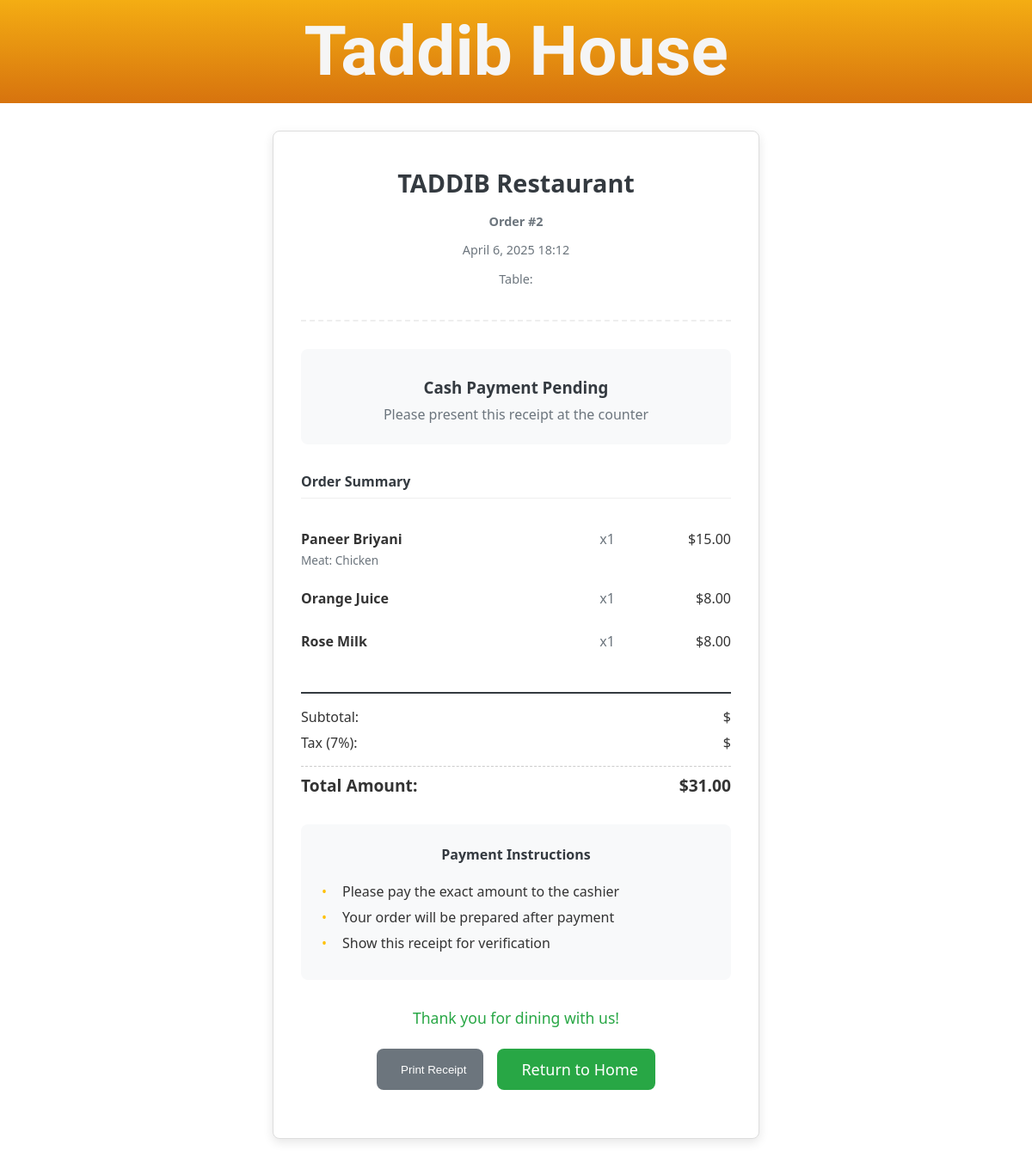
Screenshot of /order/2/payment/cash-receipt/ with the database file from the repository.
### order/models.py (models this page shows, shortened)
class Order(models.Model):
    table = models.ForeignKey(Table, on_delete=models.CASCADE, related_name='orders')
    date_ordered = models.DateTimeField(auto_now_add=True)
    STATUS_CHOICES = [
        ('Pending', 'Pending'),
        ('Completed', 'Completed'),
    ]
    status = models.CharField(max_length=50, choices=STATUS_CHOICES, default='Pending')
    def get_total(self):
        return sum(item.total_price for item in self.order_items.all())
    kitchen_status_choices = [
        ('Waiting', 'Waiting'),
        ('None', 'None'),
        ('Ready', 'Ready'),
    ]
    kitchen_status = models.CharField(max_length=50, choices=kitchen_status_choices, default='Waiting')
    bar_status = models.CharField(max_length=50, choices=kitchen_status_choices, default='Waiting')

class Payment(models.Model):
    PAYMENT_METHODS = [
        ('card', 'Credit/Debit Card'),
        ('cash', 'Cash'),
        ('paynow', 'PayNow'),
    ]
    STATUS_CHOICES = [
        ('pending', 'Pending'),
        ('completed', 'Completed'),
        ('failed', 'Failed'),
        ('refunded', 'Refunded'),
    ]
    order = models.ForeignKey(Order, on_delete=models.CASCADE, related_name='payments', null=True, blank=True)
    amount = models.DecimalField(max_digits=10, decimal_places=2, null=True, blank=True)
    status = models.CharField(max_length=20, choices=STATUS_CHOICES, default='pending')
    payment_method = models.CharField(max_length=20, choices=PAYMENT_METHODS, null=True, blank=True)
    stripe_charge_id = models.CharField(max_length=100, blank=True, null=True)
    customer_phone = models.CharField(max_length=20, blank=True, null=True)
    timestamp = models.DateTimeField(auto_now_add=True, null=True, blank=True)
    qr_code = models.ImageField(upload_to='paynow_qr/', blank=True, null=True)
    billing_email = models.EmailField(blank=True, null=True)
    notes = models.TextField(blank=True, null=True)
    class Meta:
        ordering = ['-timestamp']
        verbose_name = 'Payment'
        verbose_name_plural = 'Payments'

class OrderItem(models.Model):
    order = models.ForeignKey(Order, on_delete=models.CASCADE, related_name='order_items')
    selection = models.ForeignKey(Selection, on_delete=models.CASCADE)
    quantity = models.PositiveIntegerField(default=1)
    total_price = models.DecimalField(max_digits=10, decimal_places=2, editable=False)

class Selection(models.Model):
    item = models.ForeignKey(Item, on_delete=models.CASCADE, related_name='selections')
    meat_option = models.ForeignKey(MeatOption, on_delete=models.SET_NULL, null=True, blank=True)
    spicy_level = models.ForeignKey(SpicyLevel, on_delete=models.SET_NULL, null=True, blank=True)

class Item(models.Model):
    name = models.CharField(max_length=100)
    description = models.TextField(null=True, blank=True)
    category = models.ForeignKey(Category, on_delete=models.CASCADE, related_name='items')
    image = models.ImageField(blank=True, null=True)
    base_price = models.DecimalField(max_digits=6, decimal_places=2)
    has_meat_options = models.BooleanField(default=False)
    has_spicy_options = models.BooleanField(default=False)

class MeatOption(models.Model):
    name = models.CharField(max_length=50, unique=True)
    extra_cost = models.DecimalField(max_digits=5, decimal_places=2, default=0.00)

### order/views.py (the view)
# urls.py: path('order/<int:order_id>/payment/cash-receipt/', views.cash_receipt, name='cash_receipt'),
def cash_receipt(request, order_id):
    order = get_object_or_404(Order, pk=order_id)
    payment = get_object_or_404(Payment, order=order, payment_method='cash')
    return render(request, 'order/payment/cash_receipt.html', {
        'order': order,
        'payment': payment
    })

### order/templates/order/payment/cash_receipt.html (shortened to what this page needs)
{% extends "order/base.html" %}
{% block content %}
<div class="cash-receipt-container">
    <div class="receipt-header">
        <div class="restaurant-logo">
            <h2>TADDIB Restaurant</h2>
        </div>
        <div class="receipt-meta">
            <p><strong>Order #{{ order.id }}</strong></p>
            <p>{{ payment.timestamp|date:"F j, Y H:i" }}</p>
            <p>Table: {{ order.table.number }}</p>
        </div>
    </div>
    <div class="receipt-body">
        <div class="payment-method">
            <h3>Cash Payment Pending</h3>
            <p class="payment-note">Please present this receipt at the counter</p>
        </div>
        <div class="order-summary">
            <h4 class="section-title">Order Summary</h4>
            <table class="order-items">
                {% for item in order.order_items.all %}
                <tr>
                    <td class="item-details">
                        <div class="item-name">
                            <strong>{{ item.selection.item.name }}</strong>
                            <span class="item-quantity">x{{ item.quantity }}</span>
                        </div>
                        <div class="item-options">
                            {% if item.selection.item.has_meat_options %}
                                <div>Meat: {{ item.selection.meat_option.name|default:"None" }}</div>
                            {% endif %}
                        </div>
                    </td>
                    <td class="item-price">${{ item.total_price }}</td>
                </tr>
                {% endfor %}
            </table>
        </div>
        <div class="total-amount">
            <div class="total-line">
                <span>Subtotal:</span>
                <span>${{ order.get_subtotal }}</span>
            </div>
            <div class="total-line">
                <span>Tax (7%):</span>
                <span>${{ order.get_tax }}</span>
            </div>
            <div class="total-line grand-total">
                <span>Total Amount:</span>
                <span>${{ order.get_total }}</span>
            </div>
        </div>
        <div class="payment-instructions">
            <h4>Payment Instructions</h4>
            <ul>
                <li>Please pay the exact amount to the cashier</li>
                <li>Your order will be prepared after payment</li>
                <li>Show this receipt for verification</li>
            </ul>
        </div>
    </div>
    <div class="receipt-footer">
        <p class="thank-you">Thank you for dining with us!</p>
        <div class="receipt-actions">
            <button onclick="window.print()" class="btn btn-print">
                 Print Receipt
            </button>
            <a href="{% url 'table_view' %}" class="btn btn-primary">
                 Return to Home
            </a>
        </div>
    </div>
</div>
{% endblock %}

### order/static/css/style.css (style rules this page uses)
body { font-family: Arial, sans-serif; margin: 0; padding: 10px; display: flex; flex-direction: column; height: 100vh; }
.base-container a { color: white; font-size: 18px; text-decoration: none; }
html { scroll-behavior: smooth; }
h2 { color: #444; text-align: center; }
h3 { color: #555; }

### order/templates/order/payment/cash_receipt.html (style rules this page uses)
:root { --primary-color: #28a745; --secondary-color: #6c757d; --accent-color: #ffc107; --dark-color: #343a40; --light-color: #f8f9fa; --success-color: #28a745; --danger-color: #dc3545; --border-radius: 8px; --box-shadow: 0 4px 12px rgba(0,0,0,0.1); }
.cash-receipt-container { max-width: 500px; margin: 2rem auto; padding: 2rem; background: white; border: 1px solid #ddd; border-radius: var(--border-radius); box-shadow: var(--box-shadow); font-family: 'Segoe UI', Tahoma, Geneva, Verdana, sans-serif; color: #333; }
.receipt-header { text-align: center; margin-bottom: 2rem; padding-bottom: 1.5rem; border-bottom: 2px dashed #eee; }
.restaurant-logo { margin-bottom: 1rem; }
.receipt-header h2 { margin: 0.5rem 0; color: var(--dark-color); font-size: 1.8rem; }
.receipt-meta { margin-top: 1rem; font-size: 0.9rem; color: var(--secondary-color); }
.payment-method { text-align: center; margin: 2rem 0; padding: 1.5rem; background: #f8f9fa; border-radius: var(--border-radius); }
.payment-method h3 { margin: 0.5rem 0; color: var(--dark-color); }
.payment-note { color: var(--secondary-color); margin: 0; }
.section-title { margin-bottom: 1rem; padding-bottom: 0.5rem; border-bottom: 1px solid #eee; color: var(--dark-color); }
.order-items { width: 100%; margin: 1.5rem 0; border-collapse: collapse; }
.item-details { padding: 0.75rem 0; vertical-align: top; }
.item-name { display: flex; justify-content: space-between; margin-bottom: 0.25rem; }
.item-quantity { color: var(--secondary-color); font-weight: normal; }
.item-options { font-size: 0.85rem; color: var(--secondary-color); line-height: 1.4; }
.item-options div { margin-top: 0.25rem; }
.item-price { padding: 0.75rem 0; text-align: right; vertical-align: top; white-space: nowrap; }
.total-amount { margin: 2rem 0; padding-top: 1rem; border-top: 2px solid var(--dark-color); }
.total-line { display: flex; justify-content: space-between; margin-bottom: 0.5rem; }
.grand-total { font-size: 1.2rem; font-weight: bold; margin-top: 1rem; padding-top: 0.5rem; border-top: 1px dashed #ccc; }
.payment-instructions { margin: 2rem 0; padding: 1.5rem; background: #f8f9fa; border-radius: var(--border-radius); text-align: center; }
.payment-instructions h4 { margin-top: 0; color: var(--dark-color); }
.payment-instructions ul { list-style: none; padding: 0; margin: 1rem 0 0; text-align: left; }
.payment-instructions li { margin-bottom: 0.5rem; padding-left: 1.5rem; position: relative; }
.payment-instructions li:before { content: "•"; position: absolute; left: 0; color: var(--accent-color); }
.receipt-footer { margin-top: 2rem; text-align: center; }
.thank-you { font-size: 1.1rem; color: var(--primary-color); margin-bottom: 1.5rem; }
.receipt-actions { display: flex; gap: 1rem; justify-content: center; margin-bottom: 1.5rem; }
.btn { display: inline-flex; align-items: center; gap: 0.5rem; padding: 0.75rem 1.25rem; border-radius: var(--border-radius); text-decoration: none; font-weight: 500; transition: all 0.2s; border: none; cursor: pointer; }
.btn-primary { background: var(--primary-color); color: white; }
.btn-print { background: var(--secondary-color); color: white; }

### rows the page displays
Order: id "2", get_total "31.00"
Payment: timestamp "April 6, 2025 18:12"
OrderItem: selection.item.name "Paneer Briyani", quantity "1", selection.meat_option.name "Chicken", total_price "15.00"
OrderItem: selection.item.name "Orange Juice", quantity "1", total_price "8.00"
OrderItem: selection.item.name "Rose Milk", quantity "1", total_price "8.00"
